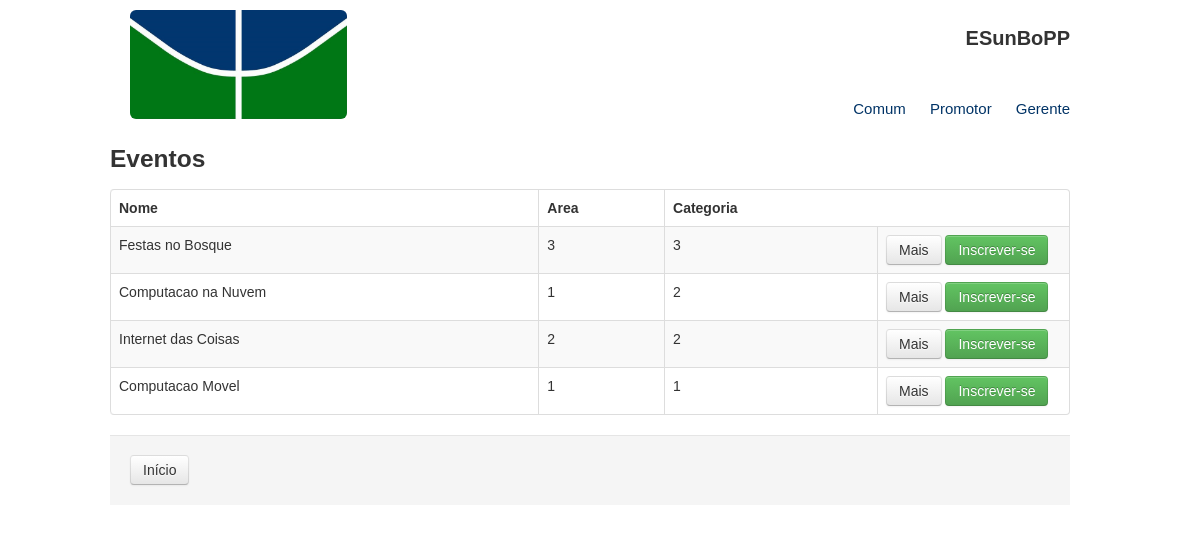
Screenshot of /indexComum.php with the database file from the repository.
### tables this page shows
create table if not exists TB_EVENTO (
id integer ,
nome varchar( 100 ) not null ,
endereco varchar( 100 ) not null ,
preco double not null,
imagem longblob not null,
idArea integer references TB_AREA(id),
idCategoria integer references TB_CATEGORIA(id),
loginPromotor varchar( 10 ) references TB_PROMOTOR(login),
primary key(id, idCategoria, loginPromotor)
);

### indexComum.php (the view, shortened to what this page needs)
 <?php include("common/header.php"); ?>
    <div class="container">
            <div class="row">
                <h3>Eventos</h3>
            </div>
            <div class="row">
                <table class="table table-striped table-bordered">
                  <thead>
                    <tr>
                      <th>Nome</th>
                      <th>Area</th>
                      <th>Categoria</th>
                    </tr>
                  </thead>
                  <tbody>
                  <?php
                    $pdo = Database::connect();
                    $sql = 'SELECT * FROM TB_EVENTO ORDER BY idCategoria DESC';
                    foreach ($pdo->query($sql) as $row) {
                              echo '<tr>';
                              echo '<td>'. $row['nome'] . '</td>';
                              echo '<td>'. $row['idArea'] . '</td>';
                              echo '<td>'. $row['idCategoria'] . '</td>';
                              echo '<td width=175>';
                              echo '<a class="btn" href="readEvento.php?id='.$row['id'].'">Mais</a>';
                              echo '<a class="btn btn-success" href="update.php?id='.$row['id'].'">Inscrever-se</a>';
                              echo '</td>';
                              echo '</tr>';
                    }
                  ?>
                  </tbody>
                </table>
                <div class="form-actions">
                    <a class="btn" href="index.php">Início</a>
                </div>
            </div>
    </div>
</body>
</html>

### libs/css/custom.css (style rules this page uses)
body { color: #333333; font-family: "Lucida Sans Unicode", "Lucida Grande", sans-serif; }

### rows the page displays
tb_evento: nome "Festas no Bosque", idArea "3", idCategoria "3"
tb_evento: nome "Computacao na Nuvem", idArea "1", idCategoria "2"
tb_evento: nome "Internet das Coisas", idArea "2", idCategoria "2"
tb_evento: nome "Computacao Movel", idArea "1", idCategoria "1"
